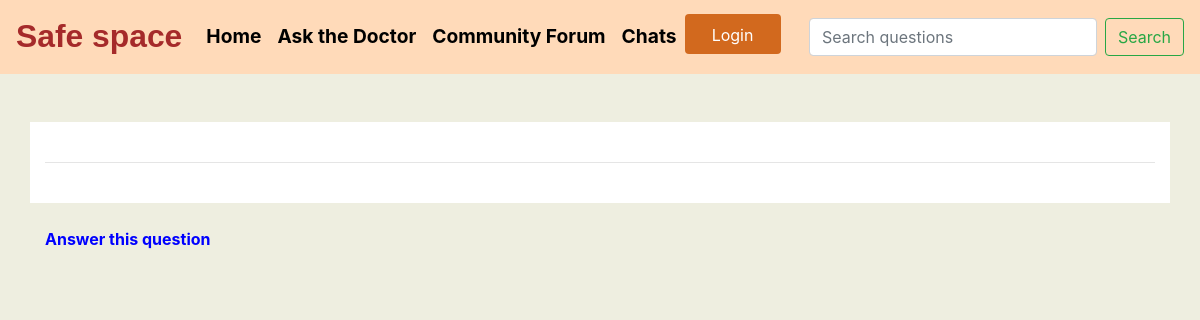
Page /community_forum/questions/1/ on the earlier database version.
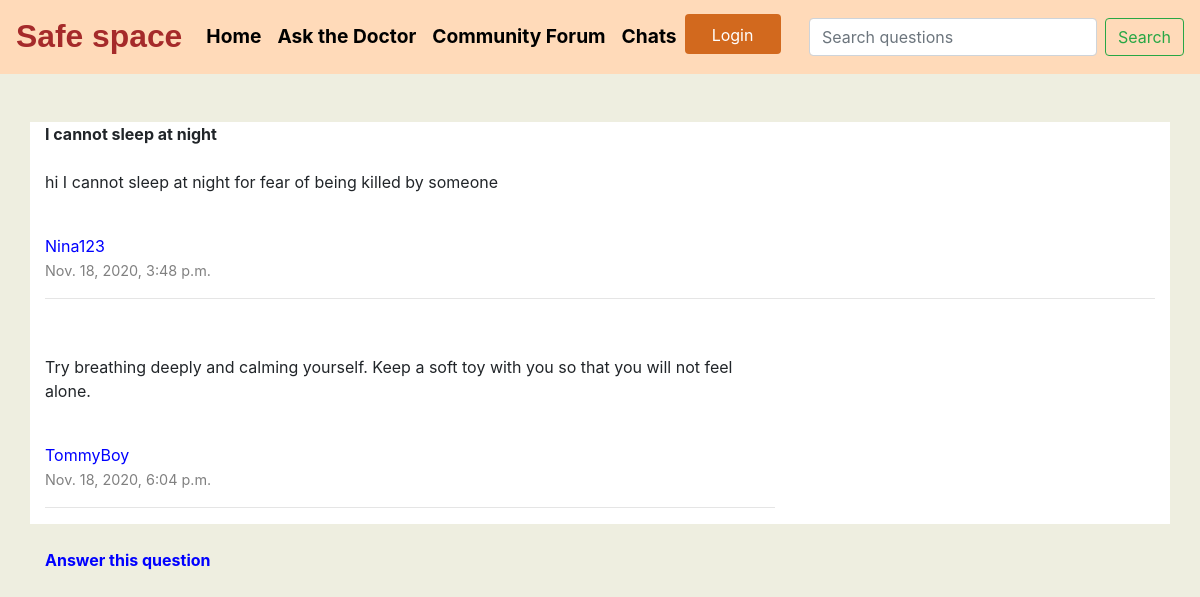
Same page on the later database version.
### community_forum/models.py (models this page shows, shortened)
class Questions(models.Model):
	class Meta:
		verbose_name_plural="Questions"
	id=models.AutoField(primary_key=True,unique=True)
	user=models.ForeignKey(Profile,on_delete=models.CASCADE,related_name='questions',blank=True,null=True)
	category=models.ForeignKey(Categories,on_delete=models.CASCADE,related_name='questions',blank=True,null=True)
	question_title=models.CharField(max_length=300,blank=True,null=True)
	question_detail=RichTextField(blank=True,null=True)
	date=models.DateTimeField(auto_now_add=True)

class Answers(models.Model):
	class Meta:
		verbose_name_plural="Answers"
	id=models.AutoField(primary_key=True,unique=True)
	user=models.ForeignKey(Profile,on_delete=models.CASCADE,related_name='answers',blank=True,null=True)
	category=models.ForeignKey(Categories,on_delete=models.CASCADE,related_name='answers',blank=True,null=True)
	question=models.ForeignKey(Questions,on_delete=models.CASCADE,related_name='answers',blank=True,null=True)
	answer=RichTextField(blank=True,null=True)
	date=models.DateTimeField(auto_now_add=True)

### accounts/models.py (models this page shows, shortened)
class Profile(models.Model):
    user = models.OneToOneField(CustomUser, on_delete=models.CASCADE,null=True)
    user_name=models.CharField(max_length=200,blank=True)
    first_name=models.CharField(max_length=100,blank=True)
    last_name=models.CharField(max_length=100,blank=True)
    email_id=models.EmailField(blank=True,null=True)
    reason = models.TextField(max_length=500, blank=True)
    location = models.CharField(max_length=30, blank=True)
    date_of_birth = models.DateField(null=True, blank=True)
    date_of_joining=models.DateTimeField(auto_now_add=True)
    objects=CustomUserManager()

### community_forum/views.py (the view)
# urls.py: path('questions/<int:pk>/',views.QuestionView.as_view()),
class QuestionView(View):
	def get(self,request,*args,**kwargs):
		question_id=kwargs['pk']
		question=Questions.objects.filter(id=question_id)
		answers=Answers.objects.filter(question=question_id)
		context={
			'question':question,
			'answers':answers
		}
		return render(request,'community_forum/questions.html',context)

### community_forum/templates/community_forum/questions.html (shortened to what this page needs)
{% extends 'ask_the_doctor/base.html' %}
{% block content %}
<br><br>
<div class="container" style="background-color:white;">
	<div class="row">
		{% for question in question %}
	    <div class="col-lg-8 col-md-8 col-sm-12 col-xs-12">
	    	<span style="font-weight: bolder;">{{question.question_title|safe}}</span><br><br>
	    	{{question.question_detail|safe}}<br>
	    	<span style="color: blue;">{{question.user.user_name}}</span><br>
	    	<span style="font-size: 0.9rem;color: grey;">{{question.date}}</span>
	    </div>
	    {% endfor %}
	    <br>
	</div>
	<hr>
	<br>
	<div class="row">
	    {% for answers in answers %}
	    <div class="col-lg-8 col-md-8 col-sm-12 col-xs-12 ">
	    	<p>{{answers.answer|safe}}</p><br>
	    	<span style="color: blue;">{{answers.user.user_name}}</span><br>
	    	<span style="font-size: 0.9rem;color: grey;">{{answers.date}}</span><br><hr>
	    </div>
	    {% endfor %}
	</div>
</div>
<br>
<div class="container">
	<span style="color: blue;font-weight: bolder;">Answer this question</span>
</div>
{% endblock %}

Differences in the rows shown:
added Questions: question_title "I cannot sleep at night", question_detail "hi I cannot sleep at night for fear of being killed by someone", user.user_name "Nina123", date "Nov. 18, 2020, 3:48 p.m."
added Answers: answer "Try breathing deeply and calming yourself. Keep a soft toy with you so that you will not feel alone.", user.user_name "TommyBoy", date "Nov. 18, 2020, 6:04 p.m."
